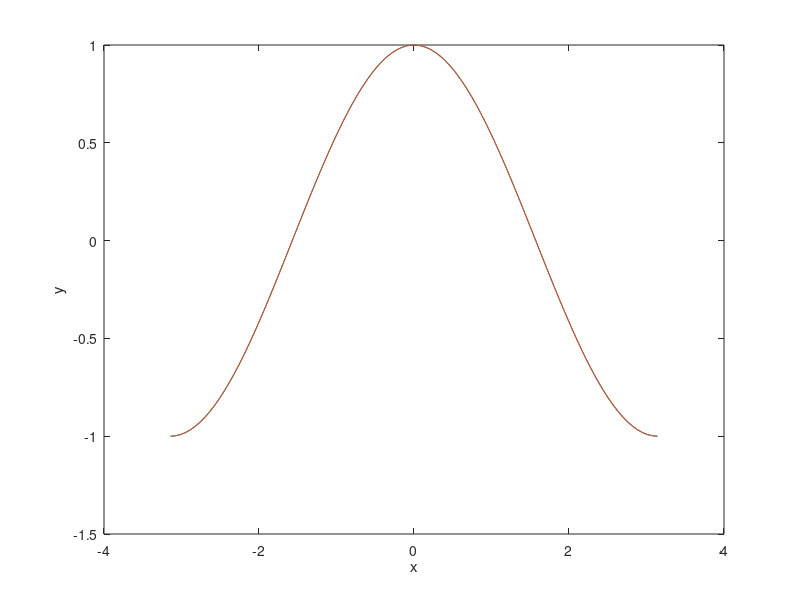
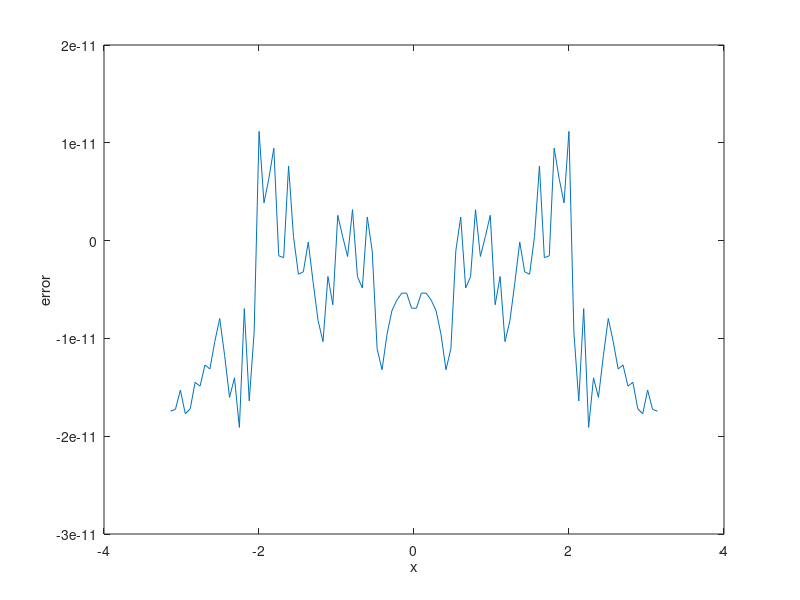
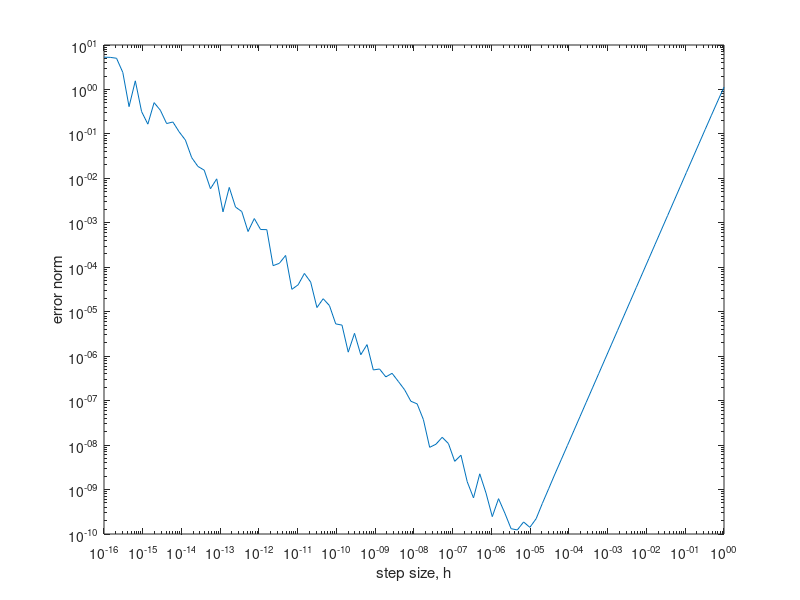

Recreate these plots in MATLAB, in order. (Note: this script raises an error after producing the figures.)
% This script contains the work for P530 Numerical Derivatives homework.
% Authors: Logan Mathews, Levi Moates, Tyce Olaveson
% Initialize
clc; clear; close all;

%% Problem 1
% Calculate the numerical first derivative of the function f(x)=sin(x)
% using the centered two-point formula. Plot the error y'(x) - cos(x) in
% the range (-\pi,\pi) at 100 points. Optimize the step size, h. How
% accurate can you get by adjusting h?

f = @(x) sin(x); % function
dfdx = @(x,h) (f(x+h) - f(x-h)) / (2*h); % derivative
er = @(x,h) dfdx(x,h) - cos(x); % error

x = linspace(-pi,pi,100); % domain
h = eps^(1/3); % step size
hNR = eps^(1/3); % numerical recipies optimal step size

figure()
plot(x,dfdx(x,h),x,cos(x))
xlabel('x')
ylabel('y')
figure()
plot(x,er(x,h));
xlabel('x')
ylabel('error')

hs = logspace(0,-16,100);
ers = zeros(size(hs)); % initialize
for i = 1:length(hs)
    ers(i) = norm(er(x,hs(i)));
end
figure()
loglog(hs,ers)
xlabel('step size, h')
ylabel('error norm')
xline(hNR)
norm(er(x,hNR))
% looks like using a step size of about 6.1 \times 10^{-6} gives the
% minimum error with a norm of 1.01\times 10^{-10}
%% Functions
f1 = @(x) sin(x);
f2 = @(x) sin(1./x);
f3 = @(x) 3*x.^2 + 1/pi^2 * log((pi - x).^2) + 1;
%f4 = @(x) sin(sin(sin(sin(sin(sin(sin(sin(sin(sin(sin(sin(sin(sin(sin(sin(sin(sin(sin(sin(sin(sin(sin(sin(sin(sin(sin(sin(sin(sin(sin(sin(sin(sin(sin(sin(sin(sin(sin(sin(sin(sin(sin(sin(sin(sin(sin(sin(sin(sin(sin(sin(sin(sin(sin(sin(sin(sin(sin(sin(sin(sin(sin(sin(sin(sin(sin(sin(sin(sin(sin(sin(sin(sin(sin(sin(sin(sin(sin(sin(sin(sin(sin(sin(sin(sin(sin(sin(sin(sin(sin(sin(sin(sin(sin(sin(sin(sin(sin(sin(x))))))))))))))))))))))))))))))))))))))))))))))))))))))))))))))))))))))))))))))))))))))))))))))))))));
f4 = @(x) sinn(x,100); % updated to use a loop instead.
%y = @(x) [1 x; 2 x.^2].\[1;1]; % helper function for f5. This doesn't
%handle vectors
f5 = @(x) 1./vecnorm(yHelper(x));
funcs = {f1,f2,f3,f4,f5}; % cell array to loop through each function
lims = {[-pi,pi],[-1,1],[3.13,3.16],[-1,1],[-3,3]}; % the specified limits for the functions
% Have each person in your group implement on of the methods in your
% environment. Logan - Richardson, Tyce - Automatic differentiation, Levi -
% Chebyshev.

% Write a driver function that implements these methods for an arbitrary
% function. DerivativeDriver.m

% Apply your methods to evaluate the derivatives of the following functions
% at the specified points. How do your methods far in terms of accuracy and
% computaiton time?

methods = {'dual','richardson'}; % methods to use for the DerivativeDriver
args = {{},{},{}}; % additional argumnets to use for each method
for i = 1:length(funcs)
    f = funcs{i}; % current function
    x = linspace(lims{i}(1),lims{i}(2),1000); % x range for plotting
    figure(i) % create the figure for plotting
    plot(x,f(x),'k','DisplayName','f(x)')
    hold on
    for j = 1:length(methods)
        dy = DerivativeDriver(methods{j},f,x,args{j}); % evaluate the derivative
        plot(x,dy,'DisplayName',methods{j})
    end
    hold off
    title(sprintf('f%i',i))
    legend('location','best')
end